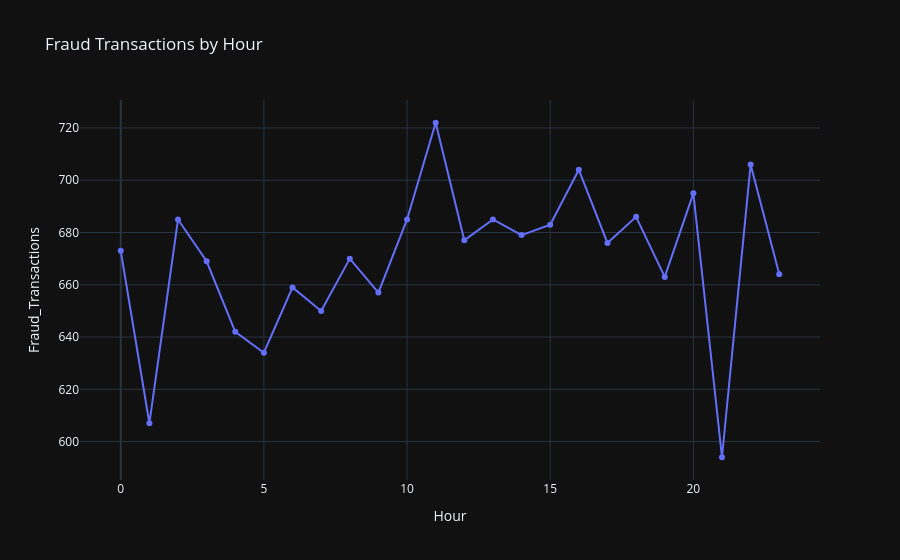

Notebook source saved alongside this figure:
### Markdown cell above
Ergänzend hier noch die zeitliche Verteilung aller Betrugsfälle

### Code cell
fraud_by_hour = (
    df[df["Fraud_Label"] == 1]["Hour"]
    .value_counts()
    .sort_index()
    .reset_index()
)

fraud_by_hour.columns = ["Hour", "Fraud_Transactions"]

fig = px.line(
    fraud_by_hour,
    x="Hour",
    y="Fraud_Transactions",
    markers=True,
    title="Fraud Transactions by Hour"
)

fig.show()

### Figure 1 — Plotly figure (JSON) as saved in the notebook; plotly's stock layout.template omitted (floating-point values rounded to 4 significant figures)
{"data": [{"hovertemplate": "Hour=%{x}<br>Fraud_Transactions=%{y}<extra></extra>", "legendgroup": "", "line": {"color": "#636efa", "dash": "solid"}, "marker": {"symbol": "circle"}, "mode": "lines+markers", "name": "", "orientation": "v", "showlegend": false, "x": [0, 1, 2, 3, 4, 5, 6, 7, 8, 9, 10, 11, 12, 13, 14, 15, 16, 17, 18, 19, 20, 21, 22, 23], "xaxis": "x", "y": [673, 607, 685, 669, 642, 634, 659, 650, 670, 657, 685, 722, 677, 685, 679, 683, 704, 676, 686, 663, 695, 594, 706, 664], "yaxis": "y", "type": "scatter"}], "layout": {"xaxis": {"anchor": "y", "domain": [0.0, 1.0], "title": {"text": "Hour"}}, "yaxis": {"anchor": "x", "domain": [0.0, 1.0], "title": {"text": "Fraud_Transactions"}}, "legend": {"tracegroupgap": 0}, "title": {"text": "Fraud Transactions by Hour"}}}
